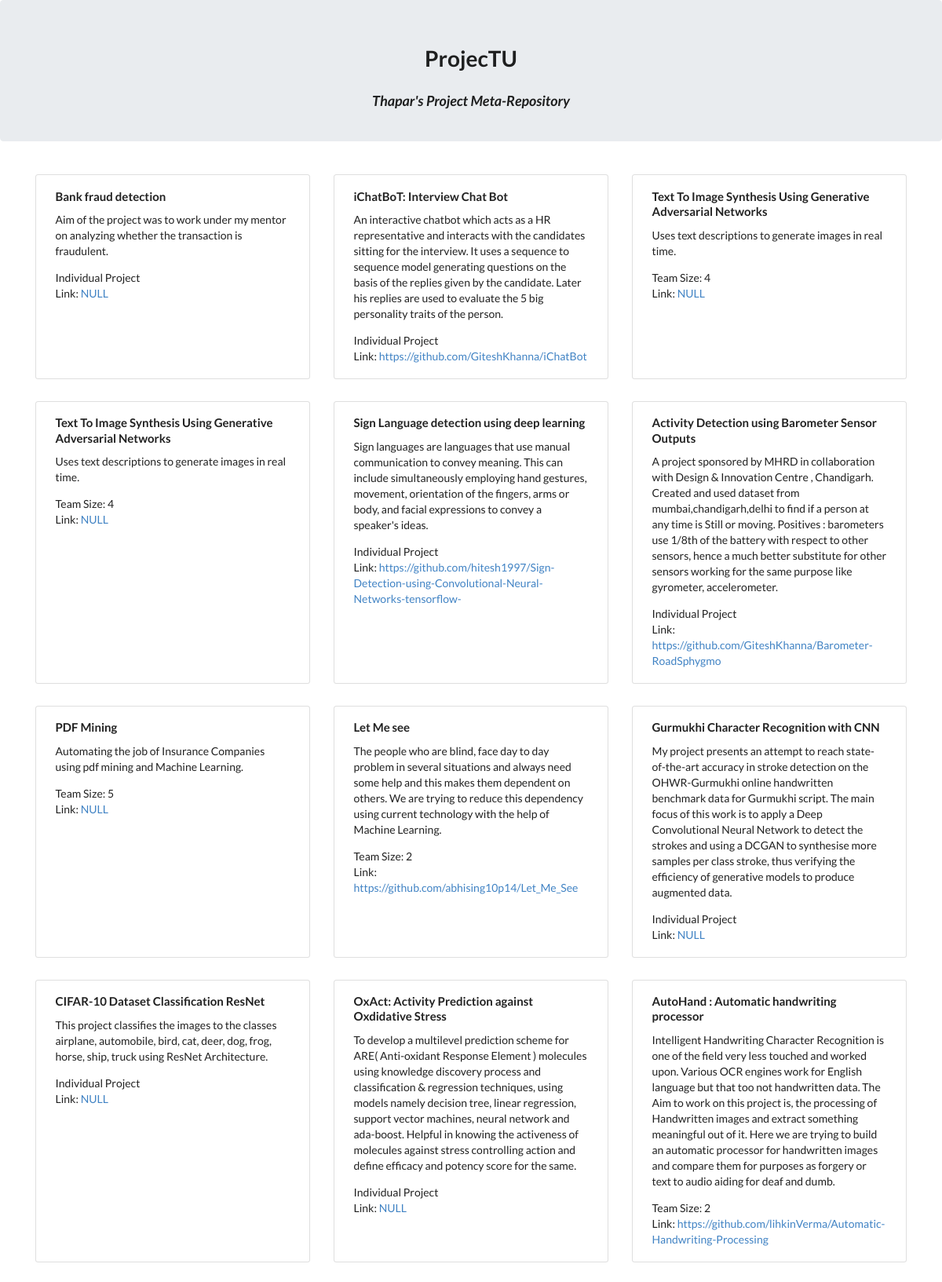
Page /list.php (upper part) on the committed database.
### tables this page shows
CREATE TABLE `project` (
  `pid` int(11) NOT NULL,
  `title` text NOT NULL,
  `summary` text NOT NULL,
  `size` int(10) NOT NULL,
  `leader` text NOT NULL,
  `link` text NOT NULL
);

### cards.php (the view, shortened to what this page needs)
<?php
require_once 'connection.php';
if(isset($_GET)) {
	$sql = "SELECT * FROM project ";
	$sql1 = "";
	$sql2 = "WHERE 1 ";
	$sql3 = "";
	$sql = $sql . $sql1;
	$sql = $sql . $sql2;
	$sql = $sql . $sql3;
	$result = $con->query($sql);
	if ($result->num_rows > 0) {
		while($row = $result->fetch_assoc()) {
			echo
			'<div class="col-lg-4 col-sm-6 portfolio-item my-3">
				<div class="card h-100 px-2">
					<div class="card-body">
						<h4 class="card-title"><a>'.$row['title'].'</a></h4>
						<p class="card-text">'.$row['summary'].'</p>';
			$team = $row['size'];
			if($team>1) echo 'Team Size: ' . $team . '<br>';
			else echo 'Individual Project<br>';
			$link = $row['link'];
			if($link && $link!="NULL") echo 'Link: <a href = ' . $link . ' target="_new">' . $link . '</a><br>';
			echo
					'</div>
				</div>
			</div>';
		}
	}
}

### list.php (shortened to what this page needs)
<!DOCTYPE html>
<html>
<head>
	<link rel="stylesheet"  type="" href="">
	<link rel="stylesheet" href="https://stackpath.bootstrapcdn.com/bootstrap/4.1.3/css/bootstrap.min.css">
	<link rel='stylesheet' href='https://cdn.jsdelivr.net/npm/semantic-ui@2.2.13/dist/semantic.min.css'>
	<link rel='stylesheet' href='css/style.css'>
</head>
<body>
	<div class="jumbotron" style="height: 180px;">
		<center>
			<h1>ProjecTU</h1>
			<h3><i>Thapar's Project Meta-Repository</i></h3>
		</center>
	</div>
	<div class="container">
		<div class="row">
			<?php require 'cards.php'?>
		</div>
	</div>
</body>
</html>

### css/style.css (style rules this page uses)
.jumbotron { height: 220px; transition: all 0.5s ease-out; }

### rows in the picture
project: title "Bank fraud detection", summary "Aim of the project was to work under my mentor on analyzing whether the transaction is fraudulent.", size "Individual Project", link "NULL"
project: title "iChatBoT: Interview Chat Bot", summary "An interactive chatbot which acts as a HR representative and interacts with the candidates sitting for the interview. It uses a sequence to sequence model generating questions on the basis of the replies given by the candidate. Later his replies are used to evaluate the 5 big personality traits of the person.", size "Individual Project", link "https://github.com/GiteshKhanna/iChatBot"
project: title "Text To Image Synthesis Using Generative Adversarial Networks", summary "Uses text descriptions to generate images in real time.", size "4", link "NULL"
project: title "Text To Image Synthesis Using Generative Adversarial Networks", summary "Uses text descriptions to generate images in real time.", size "4", link "NULL"
project: title "Sign Language detection using deep learning", summary "Sign languages are languages that use manual communication to convey meaning. This can include simultaneously employing hand gestures, movement, orientation of the fingers, arms or body, and facial expressions to convey a speaker's ideas.", size "Individual Project", link "https://github.com/hitesh1997/Sign-Detection-using-Convolutional-Neural-Networks-tensorflow-"
project: title "Activity Detection using Barometer Sensor Outputs", summary "A project sponsored by MHRD in collaboration with Design & Innovation Centre , Chandigarh. Created and used dataset from mumbai,chandigarh,delhi to find if a person at any time is Still or moving. Positives : barometers use 1/8th of the battery with respect to other sensors, hence a much better substitute for other sensors working for the same purpose like gyrometer, accelerometer.", size "Individual Project", link "https://github.com/GiteshKhanna/Barometer-RoadSphygmo"
project: title "PDF Mining", summary "Automating the job of Insurance Companies using pdf mining and Machine Learning.", size "5", link "NULL"
project: title "Let Me see", summary "The people who are blind, face day to day problem in several situations and always need some help and this makes them dependent on others. We are trying to reduce this dependency using current technology with the help of Machine Learning.", size "2", link "https://github.com/abhising10p14/Let_Me_See"
project: title "Gurmukhi Character Recognition with CNN", summary "My project presents an attempt to reach state-of-the-art accuracy in stroke detection on the OHWR-Gurmukhi online handwritten benchmark data for Gurmukhi script. The main focus of this work is to apply a Deep Convolutional Neural Network to detect the strokes and using a DCGAN to synthesise more samples per class stroke, thus verifying the efficiency of generative models to produce augmented data.", size "Individual Project", link "NULL"
project: title "CIFAR-10 Dataset Classification ResNet", summary "This project classifies the images to the classes airplane, automobile, bird, cat, deer, dog, frog, horse, ship, truck using ResNet Architecture.", size "Individual Project", link "NULL"
project: title "OxAct: Activity Prediction against Oxdidative Stress", summary "To develop a multilevel prediction scheme for ARE( Anti-oxidant Response Element ) molecules using knowledge discovery process and classification & regression techniques, using models namely decision tree, linear regression, support vector machines, neural network and ada-boost. Helpful in knowing the activeness of molecules against stress controlling action and define efficacy and potency score for the same.", size "Individual Project", link "NULL"
project: title "AutoHand : Automatic handwriting processor", summary "Intelligent Handwriting Character Recognition is one of the field very less touched and worked upon. Various OCR engines work for English language but that too not handwritten data. The Aim to work on this project is, the processing of Handwritten images and extract something meaningful out of it. Here we are trying to build an automatic processor for handwritten images and compare them for purposes as forgery or text to audio aiding for deaf and dumb.", size "2", link "https://github.com/lihkinVerma/Automatic-Handwriting-Processing"
